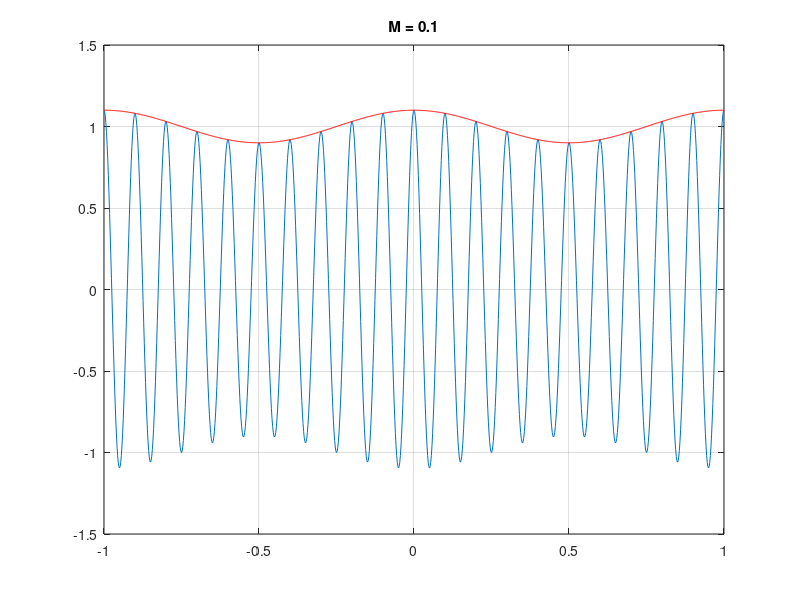
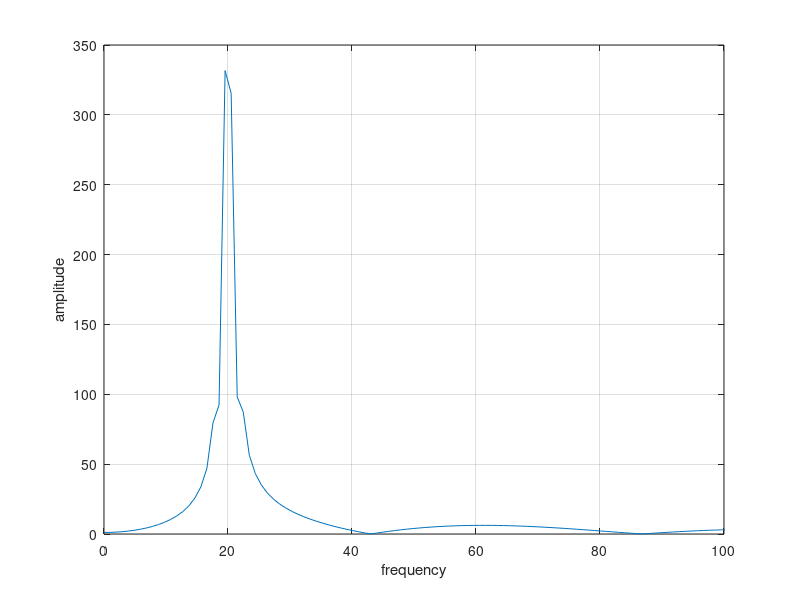
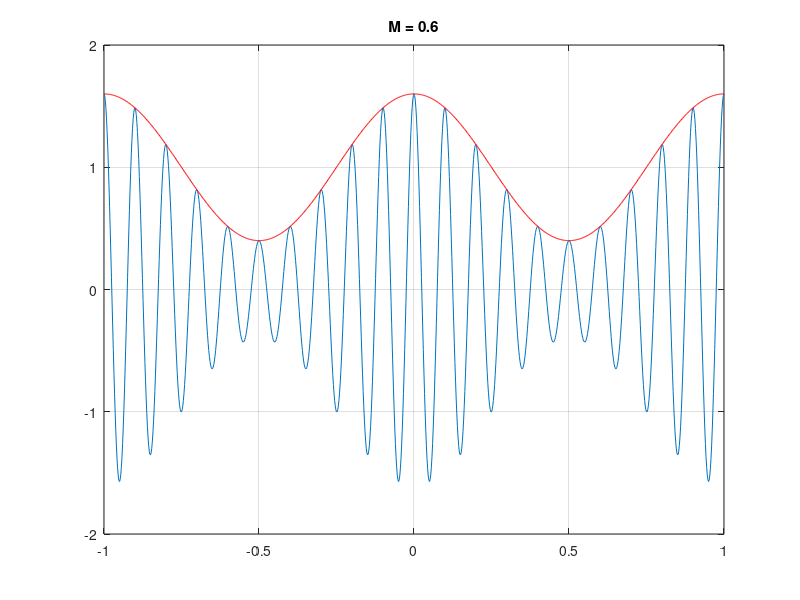
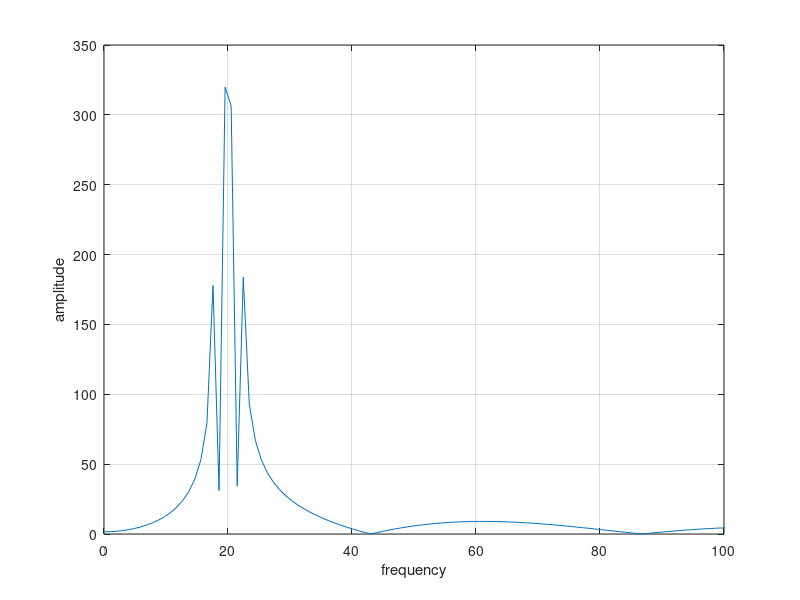

The MATLAB script that drew these images, in order: (Note: this script raises an error after producing the figures.)
function lab04()

close all;
clc;
work_path = 'C:\Users\Vovas\YandexDisk\3_course\telecom\labs\lab04\pictures\';

function plot_spec(s, Fs, t_len, png_name)
    n = 2 ^ nextpow2(t_len);
    f = Fs * (0:(n/2))/n;
    spec = fft(s, n);
    spec_fig = figure;
    plot(f, abs(spec(1:n/2+1)))
    xlim([0 100])
    grid on;
    xlabel('frequency')
    ylabel('amplitude')
    saveas(spec_fig, [work_path png_name], 'png');
end
function kpd = kpd(m)
    kpd = m* m  / (m * m + 2);   
end

%% task 1, 2, 3, 7 single tone signal modulation, spectrus, kpd
Fd = 1000;
t = -1 : 2 / Fd : 1;
Fs = 1; 
omega_s = 2 * pi * Fs;
% m = 0.75;
% s_m = (1 +  m * cos(omega_s * t));
Fc = 20; % carrier
for i = 0.1 : 0.5: 3
    s_m = (1 +  i * cos(omega_s * t));
    s_am = ammod(s_m,Fc,Fd);
    fig = figure;
    plot(t, s_am);
    title(['M = ' num2str(i)]);
    hold on;
    grid on;
    plot(t, s_m,'r');
    strr = num2str(i);
    strr = [strr(1) strr(3)];
    saveas(fig, [work_path 'sigm' strr '.png'], 'png');
    plot_spec(s_am, Fd, length(t), ['specm' strr '.png']);
    fprintf('m = %g kpd = %g \n', i, kpd(i));
end

%% task4
% The modulated signal has zero initial phase and zero carrier amplitude, 
% so the result is suppressed-carrier modulation
Fd = 1000;
t = -1 : 2 / Fd : 1;
Fs = 1; 
omega_s = 2 * pi * Fs;
Fc = 20; % carrier
m = 0.75;
s_m = m * cos(omega_s * t);
s_am = ammod(s_m, Fc, Fd, 0);
fig = figure;
plot(t, s_am);
title('Suppresed-carrier modulation');
hold on;
grid on;
plot(t, s_m,'r');
saveas(fig, [work_path 'supcar.png'], 'png');
plot_spec(s_am, Fd, length(t), 'specsupcar.png');

%% task 5, 6 single side band modulation and demodulation
Fd = 1000;
t = -1 : 2 / Fd : 1;
Fc = 25; % carrier
Fs = 1; 
omega_s = 2 * pi * Fs;
m = 0.75;
s_m = m * cos(omega_s * t);
s_ssbu = cos(2 * pi * (Fc + Fs)*t); % modulated signal single-side band upper
fig = figure;
plot(t, s_ssbu);
title('Single-sided modulation');
hold on;
grid on;
saveas(fig, [work_path 'singside.png'], 'png');
% plot_spec(s_ssbu, Fd, length(t), 'specsingside.png');
y = s_ssbu .* cos(2* pi * Fc * t);
[b a] = butter(5, Fc/Fd * 2);
z = filtfilt(b,a,y);
fig = figure;
plot(t,z);
hold on;
grid on;
plot(t, s_m,'r');
saveas(fig, [work_path 'singsideres.png'], 'png');

end